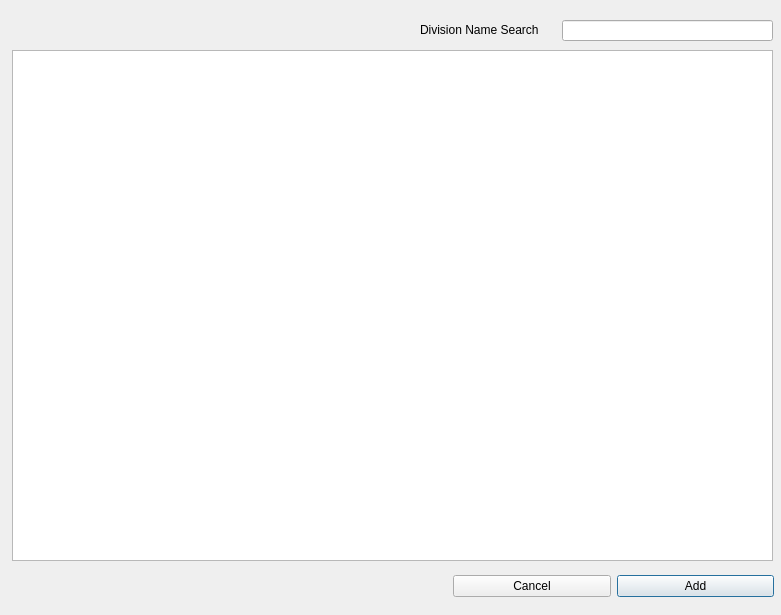
<?xml version="1.0" encoding="UTF-8"?>
<ui version="4.0">
 <class>CompSelector</class>
 <widget class="QDialog" name="CompSelector">
  <property name="geometry">
   <rect>
    <x>0</x>
    <y>0</y>
    <width>781</width>
    <height>615</height>
   </rect>
  </property>
  <property name="windowTitle">
   <string>Dialog</string>
  </property>
  <widget class="QLabel" name="label">
   <property name="geometry">
    <rect>
     <x>420</x>
     <y>20</y>
     <width>151</width>
     <height>20</height>
    </rect>
   </property>
   <property name="text">
    <string>Division Name Search</string>
   </property>
  </widget>
  <widget class="QLineEdit" name="searchText">
   <property name="geometry">
    <rect>
     <x>562</x>
     <y>20</y>
     <width>211</width>
     <height>21</height>
    </rect>
   </property>
   <property name="text">
    <string/>
   </property>
  </widget>
  <widget class="QTableView" name="searchTable">
   <property name="geometry">
    <rect>
     <x>12</x>
     <y>50</y>
     <width>761</width>
     <height>511</height>
    </rect>
   </property>
  </widget>
  <widget class="QWidget" name="layoutWidget">
   <property name="geometry">
    <rect>
     <x>453</x>
     <y>570</y>
     <width>321</width>
     <height>32</height>
    </rect>
   </property>
   <layout class="QHBoxLayout" name="horizontalLayout">
    <item>
     <widget class="QPushButton" name="cancel">
      <property name="text">
       <string>Cancel</string>
      </property>
     </widget>
    </item>
    <item>
     <widget class="QPushButton" name="add">
      <property name="text">
       <string>Add</string>
      </property>
      <property name="default">
       <bool>true</bool>
      </property>
     </widget>
    </item>
   </layout>
  </widget>
 </widget>
 <tabstops>
  <tabstop>searchText</tabstop>
  <tabstop>cancel</tabstop>
  <tabstop>add</tabstop>
  <tabstop>searchTable</tabstop>
 </tabstops>
 <resources/>
 <connections/>
</ui>
